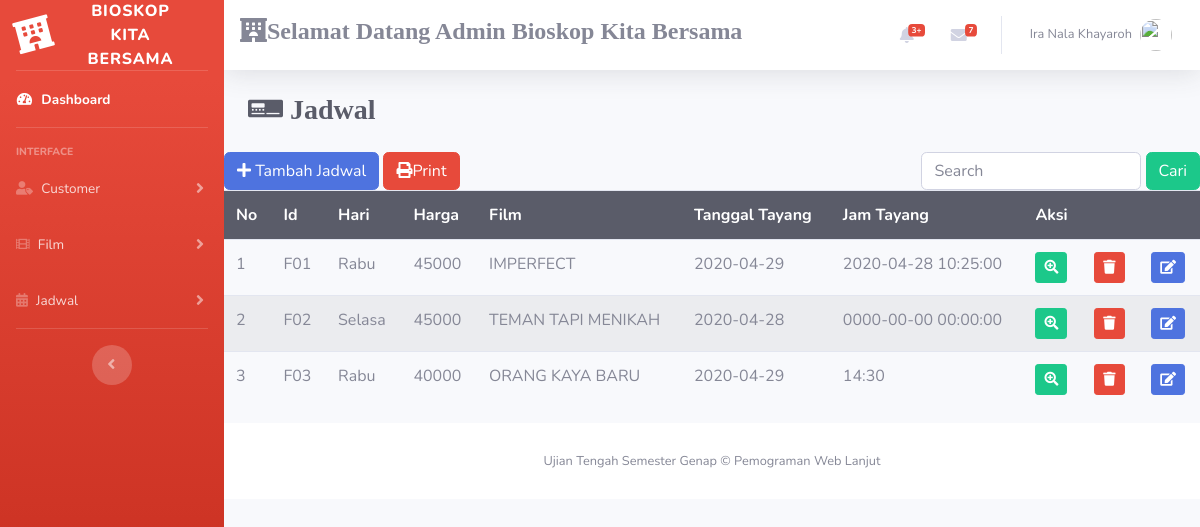
Page /index.php/jadwal on the committed database.
### tables this page shows
CREATE TABLE `jadwal` (
  `id` varchar(20) NOT NULL,
  `hari` varchar(20) NOT NULL,
  `harga` int(11) NOT NULL,
  `film` varchar(20) NOT NULL,
  `tanggal_tayang` date NOT NULL,
  `jam_tayang` text
);

### application/controllers/jadwal.php (called while the page is built, shortened)
<?php
class Jadwal extends CI_Controller
{
	public function index()
	{
		$data ['jadwal']=$this->m_jadwal->tampil_data()->result();
		$this->load->view("template/header");
		$this->load->view("template/sidebar");
		$this->load->view("jadwal",$data);
		$this->load->view("template/footer");
	}
}

### index.php (called while the page is built, shortened)
<?php
require_once BASEPATH.'core/CodeIgniter.php';

### application/models/m_jadwal.php (called while the page is built, shortened)
<?php
class M_jadwal extends CI_Model
{
	public function tampil_data()
	{
		return $this->db->get('jadwal');
	}
}

### application/views/jadwal.php (the view, shortened to what this page needs)
<div class="content-wpapper">
	<section class="content-wpapper">
        <div class="container-fluid">
          <div class="d-sm-flex align-items-center justify-content-between mb-4">
            <h1 class="h3 mb-0 text-gray-800"><i class="fas fa-digital-tachograph">
            Jadwal</h1></i>
          </div>
      </section>
      <section class="content">
        <button class="btn btn-primary" data-toggle="modal" data-target="#exampleModal"><i class= "fa fa-plus"></i> Tambah Jadwal</button>
        <a class="btn btn-danger" href="<?php echo base_url('index.php/jadwal/print/')?>"><i class="fa fa-print"></i>Print</a>
        <div class="form-inline mr-auto float-sm-right navbar-form navbar-right">
          <?php echo form_open('jadwal/search') ?>
          <input type="text" name="keyword" class="form-control" placeholder="Search">
          <button type="submit" class="btn btn-success">Cari</button>
          <?php echo form_close()?>
        </div>
      	<table class="table table-striped">
      		<tr>
      			<th class="table-dark">No</th>
      			<th class="table-dark">Id</th>
      			<th class="table-dark">Hari</th>
      			<th class="table-dark">Harga</th>
      			<th class="table-dark">Film</th>
      			<th class="table-dark">Tanggal Tayang</th>
            <th class="table-dark">Jam Tayang</th>
            <th class="table-dark"colspan="3">Aksi</th>
      		</tr>
      		<?php
      		$no=1;
      		foreach ($jadwal as $jdl) : ?>
      		<tr>
      			<td><?php echo $no++ ?></td>
      			<td><?php echo $jdl->id ?></td>
      			<td><?php echo $jdl->hari ?></td>
      			<td><?php echo $jdl->harga ?></td>
      			<td><?php echo $jdl->film ?></td>
            <td><?php echo $jdl->tanggal_tayang ?></td>
      			<td><?php echo $jdl->jam_tayang ?></td>
            <td><?php echo anchor('jadwal/detailjadwal/'.$jdl->id,'<div class="btn btn-success btn-sm"><i class="fa fa-search-plus"></i></div>') ?></td>
            <td onclick="javascript: return confirm('Yakin Menghapus?')"><?php echo anchor('jadwal/hapus/'.$jdl->id,'<div class="btn btn-danger btn-sm"><i class="fa fa-trash"></i></div>')?></td>
            <td><?php echo anchor ('jadwal/editjadwal/'.$jdl->id,'<div class="btn btn-primary btn-sm"><i class="fa fa-edit"></i></div>') ?></td>
      		</tr>
      	<?php endforeach; ?>
      	</table>
      </section>
</div>

### rows in the picture
jadwal: id "F01", hari "Rabu", harga "45000", film "IMPERFECT", tanggal_tayang "2020-04-29", jam_tayang "2020-04-28 10:25:00"
jadwal: id "F02", hari "Selasa", harga "45000", film "TEMAN TAPI MENIKAH", tanggal_tayang "2020-04-28", jam_tayang "0000-00-00 00:00:00"
jadwal: id "F03", hari "Rabu", harga "40000", film "ORANG KAYA BARU", tanggal_tayang "2020-04-29", jam_tayang "14:30"
